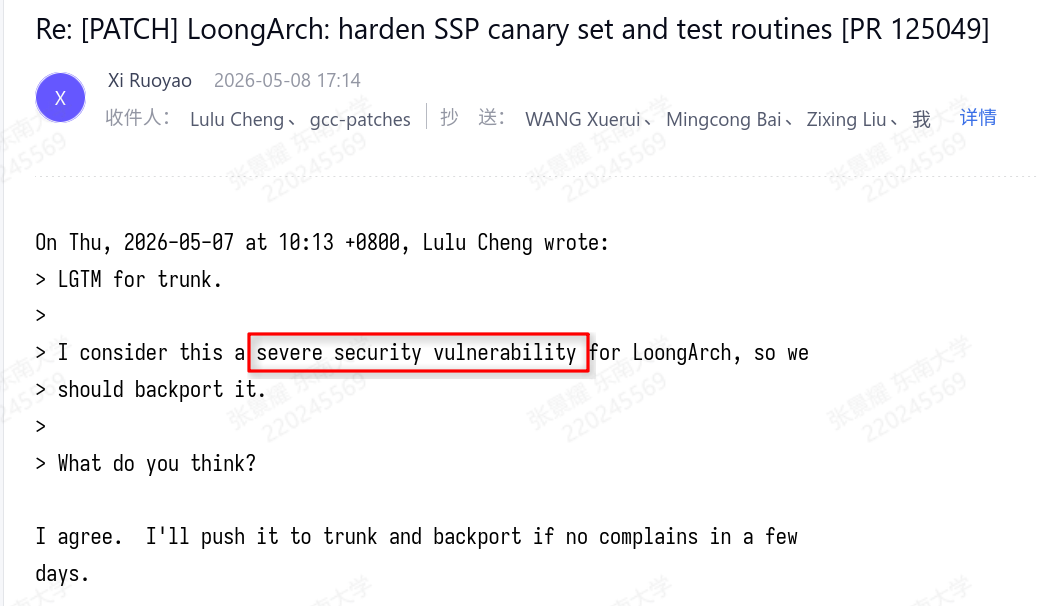
#> input picture docs/presentations/pptx-workspace/assets/gcc-dev-severe.png, 1039 x 606 px
$ python render_diagrams.py build/fixed-07.png
#> lines starting #> are read from the running program, lines starting #| are printed output that depends on the picture
"""Compile editable D2 sources into SVG and high-resolution PNG slide assets."""
from pathlib import Path
import os
import re
import subprocess
import sys

from fontTools.ttLib import TTFont
from PIL import Image

ROOT = Path(__file__).resolve().parent
ASSETS = ROOT / "build" / "diagrams"
FONTS = ROOT / "build" / "fonts"
OFFICE_FONTS = Path("/Applications/Microsoft PowerPoint.app/Contents/Resources/DFonts")


def main():
    ASSETS.mkdir(parents=True, exist_ok=True)
    FONTS.mkdir(parents=True, exist_ok=True)
    # Reuse the opening deck's evidence; crop only surrounding email UI.
    original = ROOT.parent / "assets" / "gcc-dev-severe.png"
    with Image.open(original) as image:
#> image is the input picture: PIL image 1039x606 RGBA; mean R, G, B, A 247, 246.1, 246.8, 255
        image.crop((25, 320, 1015, 590)).save(ASSETS / "gcc-comment-crop.png")
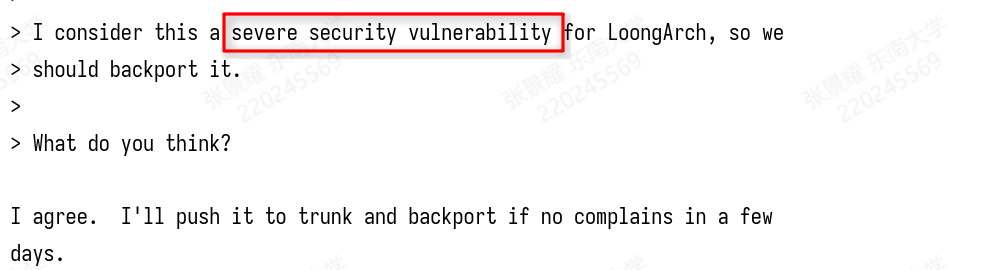
#> saved as gcc-comment-crop.png: PIL image 990x270 RGBA; mean R, G, B, A 247.2, 244.9, 244.9, 255
    for source, target in (("msyh.ttc", "regular.ttf"), ("msyhbd.ttc", "bold.ttf")):
        output = FONTS / target
        if not output.exists():
            font = TTFont(OFFICE_FONTS / source, fontNumber=0)
            font.save(output)
    config = FONTS / "fonts.conf"
    config.write_text(
        '<?xml version="1.0"?><!DOCTYPE fontconfig SYSTEM "fonts.dtd">'
        f"<fontconfig><dir>{FONTS}</dir><dir>/System/Library/Fonts</dir>"
        f"<cachedir>{FONTS / 'cache'}</cachedir></fontconfig>"
    )
    env = {**os.environ, "FONTCONFIG_FILE": str(config)}
    requested = set(sys.argv[1:])
    for source in sorted((ROOT / "diagrams").glob("*.d2")):
        if source.stem == "theme" or (requested and source.stem not in requested):
            continue
        svg = ASSETS / source.with_suffix(".svg").name
        subprocess.run(
            ["d2", "--font-regular", str(FONTS / "regular.ttf"),
             "--font-bold", str(FONTS / "bold.ttf"), "--font-semibold",
             str(FONTS / "bold.ttf"), "--pad", "12",
             str(source), str(svg)], check=True,
        )
        # Explicit installed font names keep librsvg and Office rendering aligned.
        # D2 still measures layout with the same Microsoft YaHei font files.
        text = svg.read_text()
        text = re.sub(r"@font-face\s*\{[^}]*\}", "", text)
        text = re.sub(r"font-family:\s*[^;}]+", 'font-family: "Microsoft YaHei"', text)
        svg.write_text(text)
        subprocess.run(
            ["rsvg-convert", "--width", "2800", str(svg),
             "--output", str(svg.with_suffix(".png"))],
            env=env, check=True,
        )
        print(f"[diagram] {source.stem}", flush=True)


if __name__ == "__main__":
#> (the run stopped early here; a loop or call above may not have finished)
